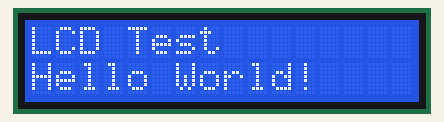
Recording of a sketch running on a simulated Arduino Uno, built with avr-gcc and run on an emulated ATmega328P. On the bench: 16×2 character LCD. What the sketch prints to the serial monitor is not drawn.

Above: at 0.1 s.
At 1.1 s:
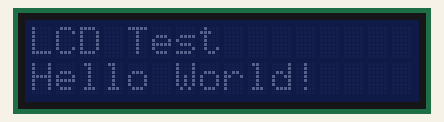

The sketch:

lcd_test.ino
```cpp
// Simple LCD Test Program
#include <Wire.h>
#include <LiquidCrystal_I2C.h>

// Try different addresses - change this based on your I2C scanner results
LiquidCrystal_I2C lcd(0x27, 16, 2);  // Change 0x27 to your LCD's address

void setup() {
  Serial.begin(115200);
  Serial.println("LCD Test Starting...");

  // Initialize LCD
  lcd.init();
  lcd.backlight();
  lcd.clear();

  // Test display
  lcd.setCursor(0, 0);
  lcd.print("LCD Test");
  lcd.setCursor(0, 1);
  lcd.print("Hello World!");

  Serial.println("LCD initialized and text sent");
}

void loop() {
  // Blink test
  lcd.backlight();
  delay(1000);
  lcd.noBacklight();
  delay(1000);
}
```

Measured:
- what the display in image 1 shows lasts 1.0 s, from 1.1 s to 2.1 s
